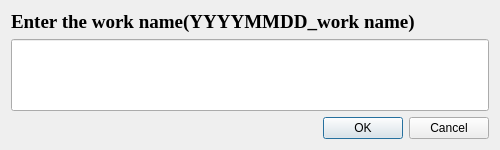
<?xml version="1.0" encoding="UTF-8"?>
<ui version="4.0">
 <class>Dialog</class>
 <widget class="QDialog" name="Dialog">
  <property name="geometry">
   <rect>
    <x>0</x>
    <y>0</y>
    <width>500</width>
    <height>150</height>
   </rect>
  </property>
  <property name="windowTitle">
   <string>Dialog</string>
  </property>
  <layout class="QVBoxLayout" name="verticalLayout">
   <item>
    <widget class="QLabel" name="label">
     <property name="font">
      <font>
       <family>Times New Roman</family>
       <pointsize>14</pointsize>
       <weight>75</weight>
       <bold>true</bold>
      </font>
     </property>
     <property name="text">
      <string>Enter the work name(YYYYMMDD_work name)</string>
     </property>
    </widget>
   </item>
   <item>
    <widget class="QLineEdit" name="lineEdit">
     <property name="sizePolicy">
      <sizepolicy hsizetype="Expanding" vsizetype="MinimumExpanding">
       <horstretch>0</horstretch>
       <verstretch>50</verstretch>
      </sizepolicy>
     </property>
     <property name="font">
      <font>
       <pointsize>12</pointsize>
      </font>
     </property>
     <property name="text">
      <string/>
     </property>
    </widget>
   </item>
   <item>
    <widget class="QDialogButtonBox" name="buttonBox">
     <property name="sizePolicy">
      <sizepolicy hsizetype="Expanding" vsizetype="Fixed">
       <horstretch>0</horstretch>
       <verstretch>0</verstretch>
      </sizepolicy>
     </property>
     <property name="orientation">
      <enum>Qt::Horizontal</enum>
     </property>
     <property name="standardButtons">
      <set>QDialogButtonBox::Cancel|QDialogButtonBox::Ok</set>
     </property>
    </widget>
   </item>
  </layout>
 </widget>
 <resources/>
 <connections>
  <connection>
   <sender>buttonBox</sender>
   <signal>accepted()</signal>
   <receiver>Dialog</receiver>
   <slot>accept()</slot>
   <hints>
    <hint type="sourcelabel">
     <x>247</x>
     <y>118</y>
    </hint>
    <hint type="destinationlabel">
     <x>157</x>
     <y>149</y>
    </hint>
   </hints>
  </connection>
  <connection>
   <sender>buttonBox</sender>
   <signal>rejected()</signal>
   <receiver>Dialog</receiver>
   <slot>reject()</slot>
   <hints>
    <hint type="sourcelabel">
     <x>315</x>
     <y>118</y>
    </hint>
    <hint type="destinationlabel">
     <x>286</x>
     <y>149</y>
    </hint>
   </hints>
  </connection>
 </connections>
</ui>
